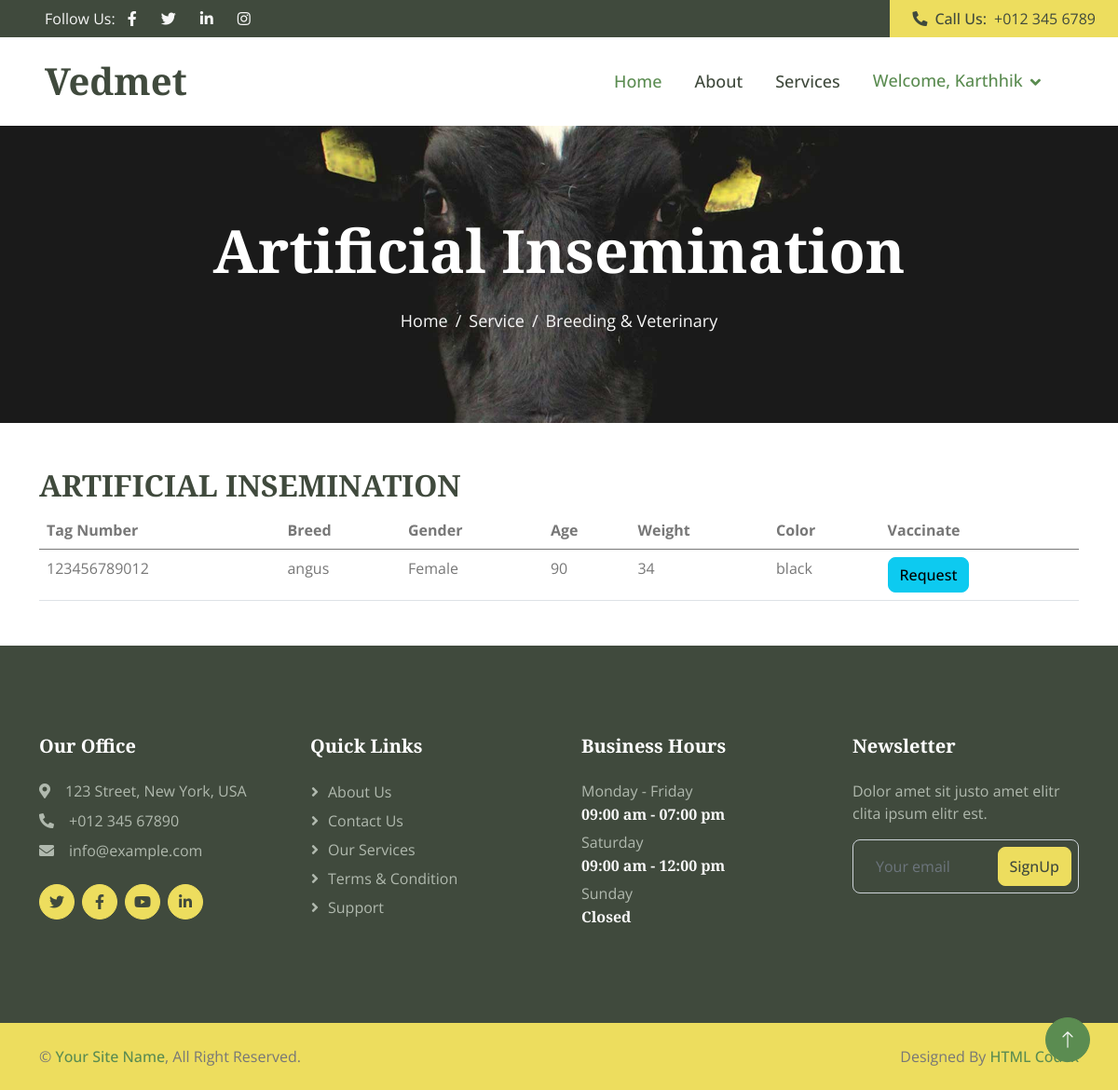
Page /ai/ (signed in) on the committed database.
### myapp/models.py (models this page shows, shortened)
class Cattle(models.Model):
    tagno = models.CharField(max_length=12, unique=True)
    breed = models.CharField(max_length=50)
    gender = models.CharField(max_length=10)
    dob = models.DateField(default=date.today)
    age = models.IntegerField(default=0)
    age_years = models.IntegerField(default=0)
    weight = models.IntegerField()
    color = models.CharField(max_length=50)
    owner = models.ForeignKey(Farmer, on_delete=models.CASCADE)

### myapp/views.py (the view)
# urls.py: path('ai/',views.ai),
def ai(request):
    username = request.session.get('username')
    if not username:
        messages.error(request, 'You must be logged in to access this page.')
        return redirect('/signin/')
    username = request.session.get('id')
    cattles = Cattle.objects.filter(owner=username, gender='Female', age__gte=12)
    vaccines = Vaccines.objects.all()
    diseases = Disease.objects.all()
    filtered_cattles = []
    for cattle in cattles:
        ai_records = ArtificialInsemination.objects.filter(cattleid=cattle)
        if ai_records:
            last_ai_record = ai_records.latest('date_approved')
            if last_ai_record.pregnant_status is False:
                filtered_cattles.append(cattle)
            elif last_ai_record.pregnant_status is True and last_ai_record.date_approved + timedelta(days=365) <= date.today():
                filtered_cattles.append(cattle)
        else:
            filtered_cattles.append(cattle)
    context = {'cattles': filtered_cattles, 'diseases': diseases, 'vaccines': vaccines}
    return render(request, 'ai.html', context)

### myapp/templates/ai.html (shortened to what this page needs)
{% load static %}
<!DOCTYPE html>
<html lang="en">
<head>
    <link href="https://cdnjs.cloudflare.com/ajax/libs/font-awesome/5.10.0/css/all.min.css" rel="stylesheet">
    <link href="https://cdn.jsdelivr.net/npm/bootstrap-icons@1.4.1/font/bootstrap-icons.css" rel="stylesheet">
    <link href="{% static 'lib/animate/animate.min.css' %}" rel="stylesheet">
    <link href="{% static 'lib/owlcarousel/assets/owl.carousel.min.css' %}" rel="stylesheet">
    <link href="{% static 'lib/lightbox/css/lightbox.min.css' %}" rel="stylesheet">
    <link href="{% static 'css/bootstrap.min.css' %}" rel="stylesheet">
    <link href="{% static 'css/style.css' %}" rel="stylesheet">
</head>
<body>
{% if not request.session.id %}
<div class="container-fluid bg-dark px-0">
    <div class="row g-0 d-none d-lg-flex">
        <div class="col-lg-6 ps-5 text-start">
            <div class="h-100 d-inline-flex align-items-center text-light">
            <a href="/reg/" class="btn btn-link text-light">REGISTRATION</a>
            <a href="/signin/" class="btn btn-link text-light">SIGN IN</a>
            </div>
        </div>
        <div class="col-lg-6 text-end">
            <div class="h-100 bg-secondary d-inline-flex align-items-center text-dark py-2 px-4">
                <span class="me-2 fw-semi-bold"><i class="fa fa-phone-alt me-2"></i>Call Us:</span>
                <span>+012 345 6789</span>
            </div>
        </div>
    </div>
</div>
{% else %}
<div class="container-fluid bg-dark px-0">
    <div class="row g-0 d-none d-lg-flex">
        <div class="col-lg-6 ps-5 text-start">
            <div class="h-100 d-inline-flex align-items-center text-light">
                <span>Follow Us:</span>
                <a class="btn btn-link text-light" href=""><i class="fab fa-facebook-f"></i></a>
                <a class="btn btn-link text-light" href=""><i class="fab fa-twitter"></i></a>
                <a class="btn btn-link text-light" href=""><i class="fab fa-linkedin-in"></i></a>
                <a class="btn btn-link text-light" href=""><i class="fab fa-instagram"></i></a>
            </div>
        </div>
        <div class="col-lg-6 text-end">
            <div class="h-100 bg-secondary d-inline-flex align-items-center text-dark py-2 px-4">
                <span class="me-2 fw-semi-bold"><i class="fa fa-phone-alt me-2"></i>Call Us:</span>
                <span>+012 345 6789</span>
            </div>
        </div>
    </div>
</div>
{% endif %}
<nav class="navbar navbar-expand-lg bg-white navbar-light sticky-top px-4 px-lg-5">
    <a href="{% url 'index' %}" class="navbar-brand d-flex align-items-center">
        <h1 class="m-0">Vedmet</h1>
    </a>
    <div class="collapse navbar-collapse" id="navbarCollapse">
        <div class="navbar-nav ms-auto p-4 p-lg-0">
            <a href="{% url 'index' %}" class="nav-item nav-link active">Home</a>
            <a href="/ab/" class="nav-item nav-link">About</a>
            <a href="/service/" class="nav-item nav-link">Services</a>
        </div>
        {% if request.session.id %}
        <div class="navbar-nav">
             <div class="nav-item dropdown">
                <a href="#" class="nav-link dropdown-toggle active" data-bs-toggle="dropdown">Welcome, {{ request.session.firstname }}</a>
            </div>
        </div>
        {% endif %}
    </div>
</nav>
    <div class="container-fluid page-header py-5 mb-5 wow fadeIn" data-wow-delay="0.1s">
        <div class="container text-center py-5">
            <h1 class="display-3 text-white mb-4 animated slideInDown">Artificial Insemination</h1>
            <nav aria-label="breadcrumb animated slideInDown">
                <ol class="breadcrumb justify-content-center mb-0">
                    <li class="breadcrumb-item"><a href="/index/">Home</a></li>
                    <li class="breadcrumb-item"><a href="/service/">Service</a></li>
                    <li class="breadcrumb-item active" aria-current="page">Breeding & Veterinary</li>
                </ol>
            </nav>
        </div>
    </div>
    <div class="container">
  <h2>ARTIFICIAL INSEMINATION</h2>
  <table class="table table-hover">
    <thead>
      <tr>
        <th>Tag Number</th>
        <th>Breed</th>
        <th>Gender</th>
        <th>Age</th>
        <th>Weight</th>
        <th>Color</th>
        <th>Vaccinate</th>
      </tr>
    </thead>
    <tbody>
      {% for cattle in cattles %}
      <tr>
        <td>{{cattle.tagno}}</td>
        <td>{{cattle.breed}}</td>
        <td>{{cattle.gender}}</td>
        <td>{{cattle.age}}</td>
        <td>{{cattle.weight}}</td>
        <td>{{cattle.color}}</td>
         <td>
                   <a class="btn btn-info" href="{% url 'aibooking' cattle.id %}">Request</a>
                </td>
      </tr>
            {% endfor %}
        </tbody>
    </table>
</div>
    <div class="container-fluid bg-dark footer mt-5 py-5 wow fadeIn" data-wow-delay="0.1s">
        <div class="container py-5">
            <div class="row g-5">
                <div class="col-lg-3 col-md-6">
                    <h5 class="text-white mb-4">Our Office</h5>
                    <p class="mb-2"><i class="fa fa-map-marker-alt me-3"></i>123 Street, New York, USA</p>
                    <p class="mb-2"><i class="fa fa-phone-alt me-3"></i>+012 345 67890</p>
                    <p class="mb-2"><i class="fa fa-envelope me-3"></i>info@example.com</p>
                    <div class="d-flex pt-3">
                        <a class="btn btn-square btn-secondary rounded-circle me-2" href=""><i class="fab fa-twitter"></i></a>
                        <a class="btn btn-square btn-secondary rounded-circle me-2" href=""><i class="fab fa-facebook-f"></i></a>
                        <a class="btn btn-square btn-secondary rounded-circle me-2" href=""><i class="fab fa-youtube"></i></a>
                        <a class="btn btn-square btn-secondary rounded-circle me-2" href=""><i class="fab fa-linkedin-in"></i></a>
                    </div>
                </div>
                <div class="col-lg-3 col-md-6">
                    <h5 class="text-white mb-4">Quick Links</h5>
                    <a class="btn btn-link" href="">About Us</a>
                    <a class="btn btn-link" href="">Contact Us</a>
                    <a class="btn btn-link" href="">Our Services</a>
                    <a class="btn btn-link" href="">Terms & Condition</a>
                    <a class="btn btn-link" href="">Support</a>
                </div>
                <div class="col-lg-3 col-md-6">
                    <h5 class="text-white mb-4">Business Hours</h5>
                    <p class="mb-1">Monday - Friday</p>
                    <h6 class="text-light">09:00 am - 07:00 pm</h6>
                    <p class="mb-1">Saturday</p>
                    <h6 class="text-light">09:00 am - 12:00 pm</h6>
                    <p class="mb-1">Sunday</p>
                    <h6 class="text-light">Closed</h6>
                </div>
                <div class="col-lg-3 col-md-6">
                    <h5 class="text-white mb-4">Newsletter</h5>
                    <p>Dolor amet sit justo amet elitr clita ipsum elitr est.</p>
                    <div class="position-relative w-100">
                        <input class="form-control bg-transparent w-100 py-3 ps-4 pe-5" type="text" placeholder="Your email">
                        <button type="button" class="btn btn-secondary py-2 position-absolute top-0 end-0 mt-2 me-2">SignUp</button>
                    </div>
                </div>
            </div>
        </div>
    </div>
    <div class="container-fluid bg-secondary text-body copyright py-4">
        <div class="container">
            <div class="row">
                <div class="col-md-6 text-center text-md-start mb-3 mb-md-0">
                    &copy; <a class="fw-semi-bold" href="#">Your Site Name</a>, All Right Reserved.
                </div>
                <div class="col-md-6 text-center text-md-end">
                    Designed By <a class="fw-semi-bold" href="https://htmlcodex.com">HTML Codex</a>
                </div>
            </div>
        </div>
    </div>
    <a href="#" class="btn btn-lg btn-primary btn-lg-square rounded-circle back-to-top"><i class="bi bi-arrow-up"></i></a>
</body>
</html>

### vetfarm/static/css/style.css (style rules this page uses)
:root { --primary: #5B8C51; --secondary: #EDDD5E; --light: #F7F7F7; --dark: #404A3D; }
.back-to-top { position: fixed; display: none; right: 30px; bottom: 30px; z-index: 99; }
.fw-semi-bold { font-weight: 500 !important; }
.btn { transition: .5s; font-weight: 500; }
.btn-primary, .btn-outline-primary:hover { color: var(--light); }
.btn-secondary, .btn-outline-secondary:hover { color: var(--dark); }
.btn-square { width: 38px; height: 38px; }
.btn-lg-square { width: 48px; height: 48px; }
.btn-square, .btn-sm-square, .btn-lg-square { padding: 0; display: flex; align-items: center; justify-content: center; font-weight: normal; }
.navbar.sticky-top { top: -100px; transition: .5s; }
.navbar .navbar-nav .nav-link { margin-right: 35px; padding: 25px 0; color: var(--dark); font-size: 18px; font-weight: 500; outline: none; }
.navbar .navbar-nav .nav-link:hover, .navbar .navbar-nav .nav-link.active { color: var(--primary); }
.navbar .dropdown-toggle::after { border: none; content: "\f107"; font-family: "Font Awesome 5 Free"; font-weight: 900; vertical-align: middle; margin-left: 8px; }
.page-header { background: url(../img/banner.jpg) center center no-repeat; background-size: cover; }
.page-header .breadcrumb-item+.breadcrumb-item::before { color: var(--light); }
.page-header .breadcrumb-item, .page-header .breadcrumb-item a { font-size: 18px; color: var(--light); }
.footer { color: #B0B9AE; }
.footer .btn.btn-link { display: block; margin-bottom: 5px; padding: 0; text-align: left; color: #B0B9AE; font-weight: normal; text-transform: capitalize; transition: .3s; }
.footer .btn.btn-link::before { position: relative; content: "\f105"; font-family: "Font Awesome 5 Free"; font-weight: 900; margin-right: 10px; }

### rows in the picture
Cattle: tagno "123456789012", breed "angus", gender "Female", age "90", weight "34", color "black"

### other values in the picture
{{ request.session.firstname }} "Karthhik"
